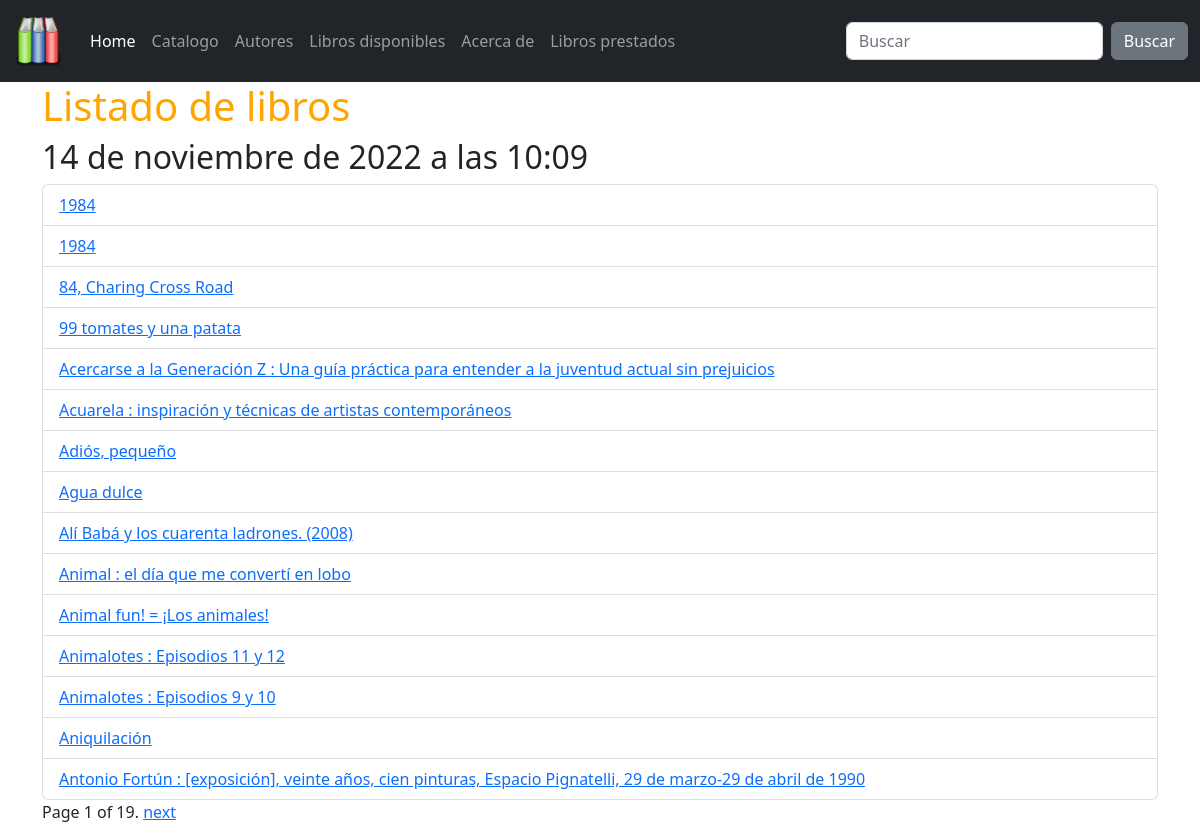
Page /catalogo/libros/ on the committed database.
### catalog/models.py (models this page shows)
class Book(models.Model):
    title = models.CharField(max_length=200)
    author = models.ForeignKey('Author',
        on_delete=models.SET_NULL, # que pasa si borramos el autor?
        null=True)  # puede ser nulo?
    summary = models.TextField(
        max_length=1000,
        help_text='Enter a brief description of the book',
        blank=True)
    isbn = models.CharField(
        'ISBN',
        max_length=13,
        help_text='13 Character <a href="https://www.isbn-international.org/content/what-isbn">ISBN number</a>')
    genre = models.ManyToManyField('Genre',
        help_text='Select a genre for this book')
    language = models.ForeignKey('Language', on_delete=models.SET_NULL, null=True)
    def __str__(self):
        return self.title

### catalog/views.py (the view)
# urls.py: path('libros/', BookListView.as_view(), name='libros'),
class BookListView(ListView):
    model = Book
    paginate_by = 15
    def get_queryset(self):
        return Book.objects.all().order_by('title')
    def get_context_data(self, **kwargs):
        context = super(BookListView, self).get_context_data(**kwargs)
        context['ahora'] = datetime.datetime.now()
        return context

### catalog/templates/catalog/book_list.html (shortened to what this page needs)
{% extends 'base.html' %}
{% block content %}
    <h1>Listado de libros</h1>
<h2>{{ ahora }}</h2>
    <ul class="list-group">
    {% for libro in book_list %}
<li class="list-group-item"><a href="{% url 'detalle-libro' libro.id  %}">{{ libro }}</a></li>
{% empty %}
<li> No hemos encontrado ningún libro con la búsqueda <strong>{{busqueda}}</strong></li>
    {% endfor %}
</ul>
    {% if is_paginated %}
        <div class="pagination">
            <span class="page-links">
                <span class="page-current">
                    Page {{ page_obj.number }} of {{ page_obj.paginator.num_pages }}.
                </span>
                {% if page_obj.has_next %}
                    <a href="{{ request.path }}?page={{ page_obj.next_page_number }}">next</a>
                {% endif %}
            </span>
        </div>
    {% endif %}
{% endblock %}

### catalog/static/css/custom_styles.css (style rules this page uses)
h1 { color: orange; }

### rows in the picture
Book: title "1984"
Book: title "1984"
Book: title "84, Charing Cross Road"
Book: title "99 tomates y una patata"
Book: title "Acercarse a la Generación Z : Una guía práctica para entender a la juventud actual sin prejuicios"
Book: title "Acuarela : inspiración y técnicas de artistas contemporáneos"
Book: title "Adiós, pequeño"
Book: title "Agua dulce"
Book: title "Alí Babá y los cuarenta ladrones. (2008)"
Book: title "Animal : el día que me convertí en lobo"
Book: title "Animal fun! = ¡Los animales!"
Book: title "Animalotes : Episodios 11 y 12"
Book: title "Animalotes : Episodios 9 y 10"
Book: title "Aniquilación"
Book: title "Antonio Fortún : [exposición], veinte años, cien pinturas, Espacio Pignatelli, 29 de marzo-29 de abril de 1990"

### other values in the picture
{{ ahora }} "14 de noviembre de 2022 a las 10:09"
{{ page_obj.number }} "1"
{{ page_obj.paginator.num_pages }} "19"
